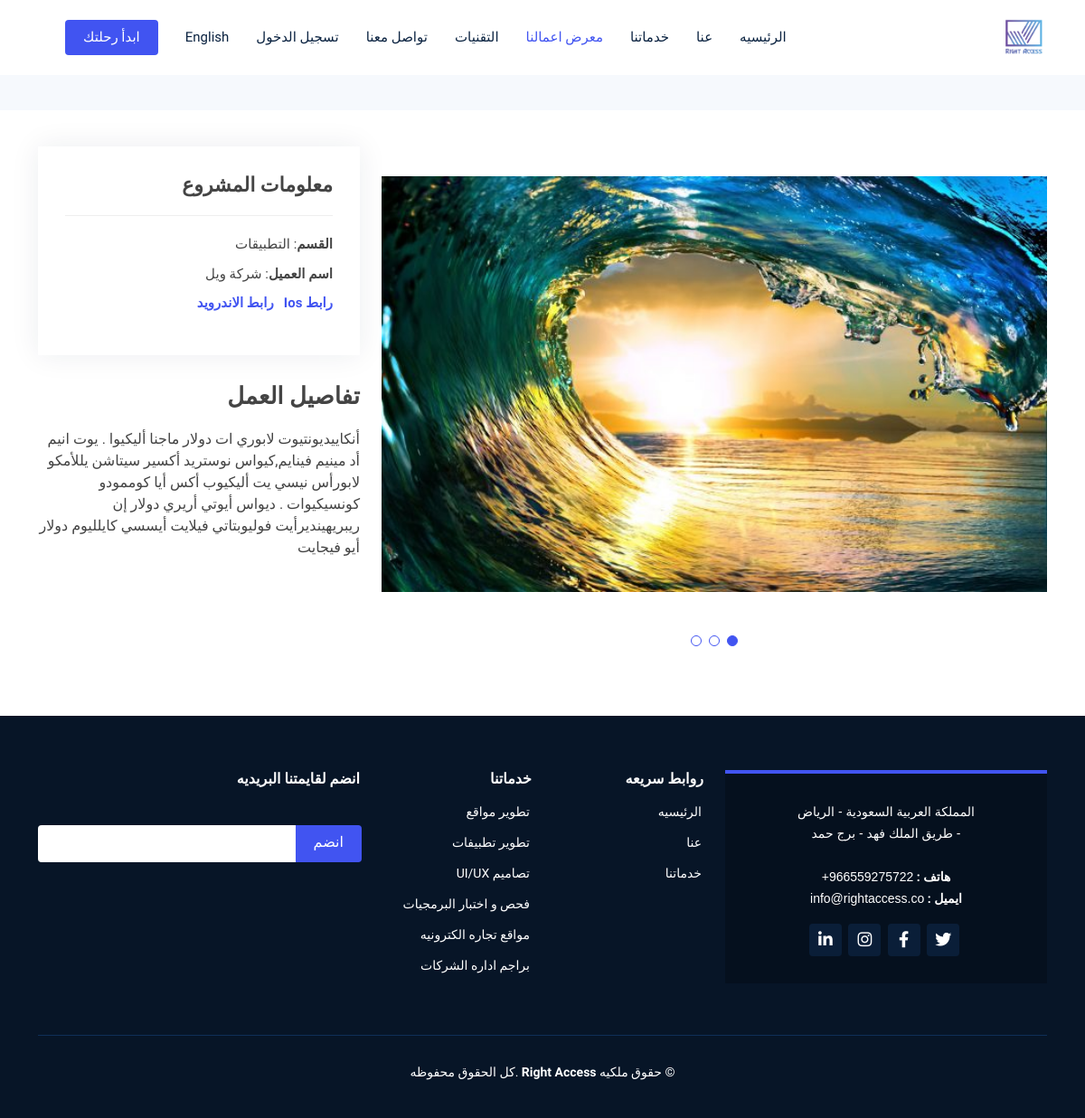
The app's page /ar/portfolio-details.php?client=شركة ويل with its own data.
### tables this page shows
CREATE TABLE `portfolio` (
  `id` int(11) NOT NULL,
  `catagory` varchar(255) NOT NULL,
  `client` varchar(255) NOT NULL,
  `link` varchar(255) NOT NULL,
  `description` varchar(1000) NOT NULL,
  `first_img` varchar(255) NOT NULL,
  `sec_img` varchar(255) NOT NULL,
  `third_img` varchar(255) NOT NULL,
  `en_catagory` varchar(255) NOT NULL,
  `en_description` varchar(1000) NOT NULL,
  `en_client` varchar(255) NOT NULL,
  `android_link` varchar(255) NOT NULL,
  `ios_link` varchar(255) NOT NULL
);

### ar/portfolio-details.php (the view, shortened to what this page needs)
<?php
include '../admin/connect.php';
if (isset($_GET['client'])) {
  $client = filter_var($_GET['client'], FILTER_SANITIZE_STRING);
  $stmt = $con->prepare("SELECT client FROM portfolio WHERE client = ?");
  $stmt->execute(array($client));
  $count = $stmt->rowCount();
  if ($count > 0) {
    $stmt = $con->prepare("SELECT * FROM portfolio WHERE client = ?");
    $stmt->execute(array($client));
    $rows = $stmt->fetchAll();
    foreach ($rows as $row) {
      $catagory = $row['catagory'];
      $description = $row['description'];
      $third_img = $row['third_img'];
      if ($row['en_catagory'] == 'Apps') {
        $link = '
        <li><a href="' . $row['ios_link'] . '"><strong>رابط Ios</strong></a>&nbsp;&nbsp;&nbsp;<a href="' . $row['android_link'] . '"><strong>رابط الاندرويد</strong></a></li>
        ';
      } else {
        $link = '
        <li><strong>رابط الموقع</strong>: <a href="' . $row['link'] . '">' . $row['link'] . '</a></li>
        ';
      }
    }
  } else {
    header('location: index.php');
    exit();
  }
} else {
  header('location: index.php');
  exit();
}
?>
<!DOCTYPE html>
<html lang="en">
<head>
  <link href="../assets/vendor/animate.css/animate.min.css" rel="stylesheet">
  <link href="../assets/vendor/aos/aos.css" rel="stylesheet">
  <link href="../assets/vendor/bootstrap/css/bootstrap.min.css" rel="stylesheet">
  <link href="../assets/vendor/glightbox/css/glightbox.min.css" rel="stylesheet">
  <link href="../assets/vendor/swiper/swiper-bundle.min.css" rel="stylesheet">
  <link href="../assets/vendor/font awesome/all.min.css" rel="stylesheet" />
  <link href="../assets/css/style.css" rel="stylesheet">
</head>
<body>
  <header id="header" class="fixed-top" dir="rtl">
    <div class="container d-flex align-items-center justify-content-between">
      <a href="index.php" class="logo"><img src="../assets/img/logo.png" alt="" class="img-fluid"></a>
      <nav id="navbar" class="navbar">
        <ul>
          <li><a class="nav-link scrollto " href="index.php#hero">الرئيسيه</a></li>
          <li><a class="nav-link scrollto" href="index.php#about">عنا</a></li>
          <li><a class="nav-link scrollto" href="index.php#services">خدماتنا</a></li>
          <li><a class="nav-link scrollto active" href="index.php#portfolio">معرض اعمالنا</a></li>
          <li><a class="nav-link scrollto " href="index.php#technologies">التقنيات</a></li>
          <li><a class="nav-link scrollto" href="contact.php">تواصل معنا</a></li>
          <?php
          if (isset($_COOKIE['user'])) {
            echo '
  <li><a class="nav-link scrollto " href="profile.php">البروفايل</a></li>
  <li><a class="nav-link scrollto " href="login.php?logout=true">تسجيل الخروج</a></li>
  ';
          } else {
            echo '
  <li><a class="nav-link scrollto " href="login.php">تسجيل الدخول</a></li>
  ';
          }
          ?>
          <li><a class="nav-link scrollto" href="../index.php">English </a></li>
          <li><a class="getstarted scrollto" href="login.php">ابدأ رحلتك </a></li>
        </ul>
      </nav>
    </div>
  </header>
  <main id="main" dir="rtl">
    <section id="breadcrumbs" class="breadcrumbs">
    </section>
    <section id="portfolio-details" class="portfolio-details">
      <div class="container">
        <div class="row gy-4">
          <div class="col-lg-8 portfolio-details-slider-pictures">
            <div class="portfolio-details-slider swiper-container">
              <div class="swiper-wrapper align-items-center">
                <div class="swiper-slide">
                  <img src="../assets/img/portfolio/<?php echo $third_img; ?>" alt="">
                </div>
              </div>
              <div class="swiper-pagination"></div>
            </div>
          </div>
          <div class="col-lg-4">
            <div class="portfolio-info">
              <h3> معلومات المشروع</h3>
              <ul>
                <li><strong>القسم</strong>: <?php echo $catagory; ?></li>
                <li><strong>اسم العميل</strong>: <?php echo $client; ?></li>
                <?php echo $link; ?>
              </ul>
            </div>
            <div class="portfolio-description">
              <h2>تفاصيل العمل</h2>
              <p>
                <?php echo $description; ?>
              </p>
            </div>
          </div>
        </div>
      </div>
    </section>
  </main>
  <footer id="footer" dir="rtl">
    <div class="footer-top">
      <div class="container">
        <div class="row">
          <div class="col-lg-4 col-md-6">
            <div class="footer-info">
              <p>
                المملكة العربية السعودية - الرياض
                <br>
                - طريق الملك فهد - برج حمد<br><br>
                <strong>هاتف : </strong> 966559275722+ <br>
                <strong>ايميل : </strong> info@rightaccess.co<br>
              </p>
              <div class="social-links mt-3">
                <a href="#" class="twitter"><i class="fab fa-twitter"></i></a>
                <a href="#" class="facebook"><i class="fab fa-facebook-f"></i></a>
                <a href="#" class="instagram"><i class="fab fa-instagram"></i></a>
                <a href="#" class="linkedin"><i class="fab fa-linkedin-in"></i></a>
              </div>
            </div>
          </div>
          <div class="col-lg-2 col-md-6 footer-links">
            <h4> روابط سريعه</h4>
            <ul>
              <li><i class="bx bx-chevron-right"></i> <a href="index.php#">الرئيسيه</a></li>
              <li><i class="bx bx-chevron-right"></i> <a href="index.php#about"> عنا</a></li>
              <li><i class="bx bx-chevron-right"></i> <a href="index.php#services">خدماتنا</a></li>
            </ul>
          </div>
          <div class="col-lg-2 col-md-6 footer-links">
            <h4>خدماتنا </h4>
            <ul>
              <li><i class="bx bx-chevron-right"></i> <a href="index.php#services"> تطوير مواقع</a></li>
              <li><i class="bx bx-chevron-right"></i> <a href="index.php#services"> تطوير تطبيفات</a></li>
              <li><i class="bx bx-chevron-right"></i> <a href="index.php#services"> تصاميم UI/UX </a></li>
              <li><i class="bx bx-chevron-right"></i> <a href="index.php#services">فحص و اختبار البرمجيات </a></li>
              <li><i class="bx bx-chevron-right"></i> <a href="index.php#services"> مواقع تجاره الكترونيه </a></li>
              <li><i class="bx bx-chevron-right"></i> <a href="index.php#services"> براجم اداره الشركات </a></li>
            </ul>
          </div>
          <div class="col-lg-4 col-md-6 footer-newsletter">
            <h4> انضم لقايمتنا البريديه</h4>
            <form action="https://vuinteriordesign.pythonanywhere.com/contact/20/" method="post">
              <input type="email" name="email"><input type="submit" value="انضم">
            </form>
          </div>
        </div>
      </div>
    </div>
    <div class="container">
      <div class="copyright">
        &copy; حقوق ملكيه <strong><span>Right Access</span></strong> .كل الحقوق محفوظه
      </div>
      <div class="credits">
      </div>
    </div>
  </footer>
</body>
</html>

### assets/css/style.css (style rules this page uses)
body { font-family: "Open Sans", sans-serif; color: #444444; }
a { color: #4154f1; text-decoration: none; }
h1, h2, h3, h4, h5, h6 { font-family: "Raleway", sans-serif; }
html { --scrollbarBG: #fff; --thumbBG: #f6f9fd; }
body { scrollbar-width: thin; scrollbar-color: var(--thumbBG) var(--scrollbarBG); }
#header { background: #fff; transition: all 0.5s; z-index: 997; padding: 20px 0; }
#header .logo { font-size: 26px; margin: 0; padding: 0; line-height: 1; font-weight: 700; letter-spacing: 0.5px; text-transform: uppercase; }
#header .logo img { max-height: 40px; }
.navbar { padding: 0; }
.navbar ul { margin: 0; padding: 0; display: flex; list-style: none; align-items: center; }
.navbar li { position: relative; }
.navbar a { display: flex; align-items: center; justify-content: space-between; padding: 10px 0 10px 30px; font-size: 15px; color: #0b2341; white-space: nowrap; transition: 0.3s; }
.navbar a:hover, .navbar .active, .navbar li:hover > a { color: #4154f1; }
.navbar .getstarted { background: #4154f1; padding: 8px 20px; margin-left: 30px; border-radius: 4px; color: #fff; }
section { padding: 60px 0; }
.portfolio-details { padding-top: 40px; }
.portfolio-details .portfolio-details-slider img { width: 100%; }
.portfolio-details .portfolio-details-slider .swiper-pagination { margin-top: 20px; position: relative; }
.portfolio-details .portfolio-info { padding: 30px; box-shadow: 0px 0 30px rgba(11, 35, 65, 0.08); }
.portfolio-details .portfolio-info h3 { font-size: 22px; font-weight: 700; margin-bottom: 20px; padding-bottom: 20px; border-bottom: 1px solid #eee; }
.portfolio-details .portfolio-info ul { list-style: none; padding: 0; font-size: 15px; }
.portfolio-details .portfolio-info ul li + li { margin-top: 10px; }
.portfolio-details .portfolio-description { padding-top: 30px; }
.portfolio-details .portfolio-description h2 { font-size: 26px; font-weight: 700; margin-bottom: 20px; }
.portfolio-details .portfolio-description p { padding: 0; }
.portfolio-details-slider-pictures { cursor: grab; }
.breadcrumbs { padding: 15px 0; background: #f6f9fd; min-height: 40px; margin-top: 82px; }
#footer { background: #071527; padding: 0 0 30px 0; color: #fff; font-size: 14px; }
#footer .footer-top { padding: 60px 0 30px 0; }
#footer .footer-top .footer-info { margin-bottom: 15px; background: #05101e; border-top: 4px solid #4154f1; text-align: center; padding: 30px 20px; }
#footer .footer-top .footer-info p { font-size: 14px; line-height: 24px; margin-bottom: 0; font-family: "Raleway", sans-serif; }
#footer .footer-top .social-links a { font-size: 18px; display: inline-block; color: #fff; line-height: 1; padding: 8px 0; margin-right: 4px; border-radius: 4px; text-align: center; width: 36px; height: 36px; transition: 0.3s; background: #0a1e38; }
#footer .footer-top h4 { font-size: 16px; font-weight: 600; color: #fff; position: relative; padding-bottom: 12px; }
#footer .footer-top .footer-links { margin-bottom: 30px; }
#footer .footer-top .footer-links ul { list-style: none; padding: 0; margin: 0; }
#footer .footer-top .footer-links ul li { padding: 10px 0; display: flex; align-items: center; }
#footer .footer-top .footer-links ul li:first-child { padding-top: 0; }
#footer .footer-top .footer-links ul a { color: #fff; transition: 0.3s; display: inline-block; line-height: 1; }
#footer .footer-top .footer-newsletter form { margin-top: 30px; background: #fff; padding: 6px 10px; position: relative; border-radius: 4px; }
#footer .footer-top .footer-newsletter form input[type="email"] { border: 0; padding: 4px; width: calc(100% - 110px); }
#footer .footer-top .footer-newsletter form input[type="submit"] { position: absolute; top: 0; right: -2px; bottom: 0; border: 0; background: none; font-size: 16px; padding: 0 20px 2px 20px; background: #4154f1; color: #fff; transition: 0.3s; border-radius: 0 4px 4px 0; }
#footer .copyright { border-top: 1px solid #0f2f57; text-align: center; padding-top: 30px; }
#footer .credits { padding-top: 10px; text-align: center; font-size: 13px; color: #fff; }

### ar/portfolio-details.php (style rules this page uses)
*, .why-us .accordion-list a, #hero .btn-get-started, h1, h2, h3, h4, h5, h6, .counts .count-box a, .section-title p, .cta .cta-btn, .about .content .btn-learn-more { font-family: 'Cairo', sans-serif; }

### records on screen
portfolio: third_img (picture), catagory "التطبيقات", description "أنكاييديونتيوت لابوري ات دولار ماجنا أليكيوا . يوت انيم أد مينيم فينايم,كيواس نوستريد أكسير سيتاشن يللأمكو لابورأس نيسي يت أليكيوب أكس أيا كوممودو كونسيكيوات . ديواس أيوتي أريري دولار إن ريبريهينديرأيت فوليوبتاتي فيلايت أيسسي كايلليوم دولار أيو فيجايت"

### other values on screen
$client "شركة ويل"
